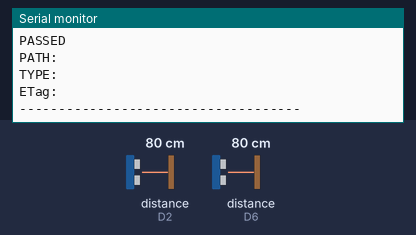
The sketch below on a simulated ESP8266 (NodeMCU). Parts: the last lines printed to the serial monitor. Wiring (inferred from the names in the program): 2 × ultrasonic range finder: trigger D1, echo D2 / trigger D5, echo D6. The test bench sets the inputs (shaded band); at power-on: distance to the obstacle (sensors on D2, D6) 80 cm. The echo pulse lasts 58.3 µs per cm; WiFi joins after 1.5 s; servers stay silent unless stated.

Above: at 2.7 s.
2.8 s: distance to the obstacle (sensor on D2) set to 2 cm
At 2.97 s:
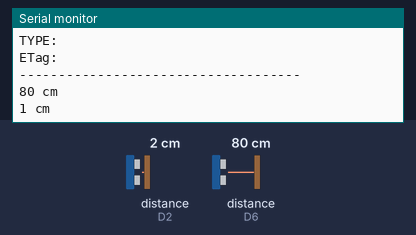
4.3 s: distance to the obstacle (sensor on D6) set to 4 cm
At 4.62 s:
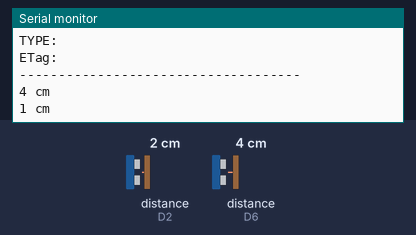
5.8 s: distance to the obstacle (sensor on D2) set to 9 cm
At 5.94 s:
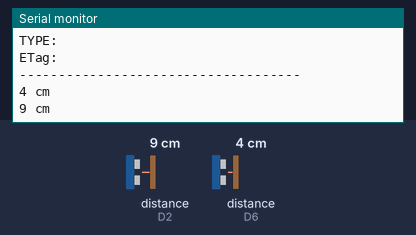
7.3 s: distance to the obstacle (sensor on D6) set to 18 cm
At 7.58 s:
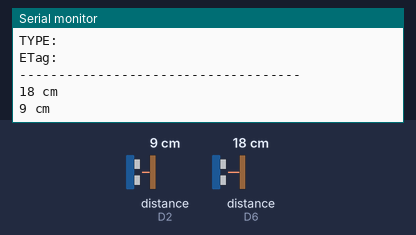
Timing chart, 0 to 9.8 s (numbered marks = the images above; inputs shaded):
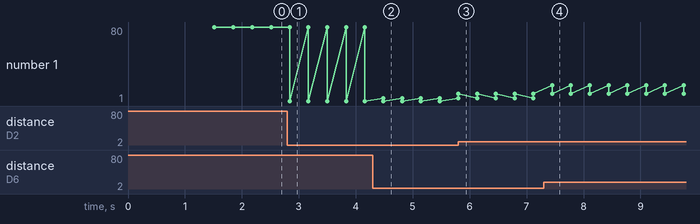

The sketch:

HCSR_04.ino
```cpp
#include <ESP8266WiFi.h>
#include "FirebaseESP8266.h"

#define FIREBASE_HOST " "   // Enter database HOST without "https:// "  and "/" at the end of URL
#define FIREBASE_AUTH " "   // Real-time database secret key here
#define WIFI_SSID " "       // WIFI SSID here
#define WIFI_PASSWORD ""    // WIFI password here

FirebaseData firebaseData;

const int trigPin = D5;
const int echoPin = D6;
int trigPin2 = D1;
int echoPin2 = D2;

void setup() {
  // put your setup code here, to run once:
  Serial.begin(9600);

  pinMode(trigPin, OUTPUT); // Sets the trigPin as an Output
  pinMode(echoPin, INPUT);// Sets the echoPin as an Input
  pinMode(trigPin2, OUTPUT); // Sets the trigPin2 as an Output
  pinMode(echoPin2, INPUT);// Sets the echoPin2 as an Input

  WiFi.begin(WIFI_SSID, WIFI_PASSWORD);
  Serial.print("Connecting to Wi-Fi");
  while (WiFi.status() != WL_CONNECTED)
  {
    Serial.print(".");
    delay(300);
  }
  Serial.println();
  Serial.print("Connected with IP: ");
  Serial.println(WiFi.localIP());
  Serial.println();

  Firebase.begin(FIREBASE_HOST, FIREBASE_AUTH);
  Firebase.reconnectWiFi(true);

}

void loop() {
  // put your main code here, to run repeatedly:
sensorUpdate();
delayMicroseconds(3000);
}

void sensorUpdate(){

  long d,r,d2,r2;
  digitalWrite(trigPin, LOW);
  delayMicroseconds(2);
  digitalWrite(trigPin, HIGH);
  delayMicroseconds(10);
  digitalWrite(trigPin, LOW);

  d = pulseIn(echoPin, HIGH) ;
  r = (d/2) / 29.1;

  delayMicroseconds(2000);

  digitalWrite(trigPin2, LOW);
  delayMicroseconds(2);
  digitalWrite(trigPin2, HIGH);
  delayMicroseconds(10);
  digitalWrite(trigPin2, LOW);

  d2 = pulseIn(echoPin2, HIGH) ;
  r2 = (d2/2) / 29.1;

  Serial.print(r);
  Serial.println(" cm");
  Serial.print(r2);
  Serial.println(" cm");
  if (isnan(r)){
    Serial.print(F("Failed to read from Ultrasonic sensor Sensor"));
    return;
  }
   if (isnan(r2)){
    Serial.print(F("Failed to read from Ultrasonic sensor Sensor"));
    return;
  }

  if (Firebase.setFloat(firebaseData, "/distance/cm", r)){
    Serial.println("PASSED");
    Serial.println("PATH: " + firebaseData.dataPath());
    Serial.println("TYPE: " + firebaseData.dataType());
    Serial.println("ETag: " + firebaseData.ETag());
    Serial.println("------------------------------------");
    Serial.println();
  }
  else
  {
    Serial.println("FAILED");
    Serial.println("REASON: " + firebaseData.errorReason());
    Serial.println("------------------------------------");
    Serial.println();
  }

   if (Firebase.setFloat(firebaseData, "/distance/cm2", r2)){
    Serial.println("PASSED");
    Serial.println("PATH: " + firebaseData.dataPath());
    Serial.println("TYPE: " + firebaseData.dataType());
    Serial.println("ETag: " + firebaseData.ETag());
    Serial.println("------------------------------------");
    Serial.println();
  }
  else
  {
    Serial.println("FAILED");
    Serial.println("REASON: " + firebaseData.errorReason());
    Serial.println("------------------------------------");
    Serial.println();
  }

}
```

Measured:
- after the input at 2.8 s, the serial monitor: prints a new line at once (image 1)
- after the input at 4.3 s, the serial monitor: prints a new line after 0.19 s (image 2)
- after the input at 5.8 s, the serial monitor: prints a new line at once (image 3)
- after the input at 7.3 s, the serial monitor: prints a new line after 0.15 s (image 4)
- plotted number 1: 80 → 1 after the input at 2.8 s, 1 → 9 after the input at 5.8 s
